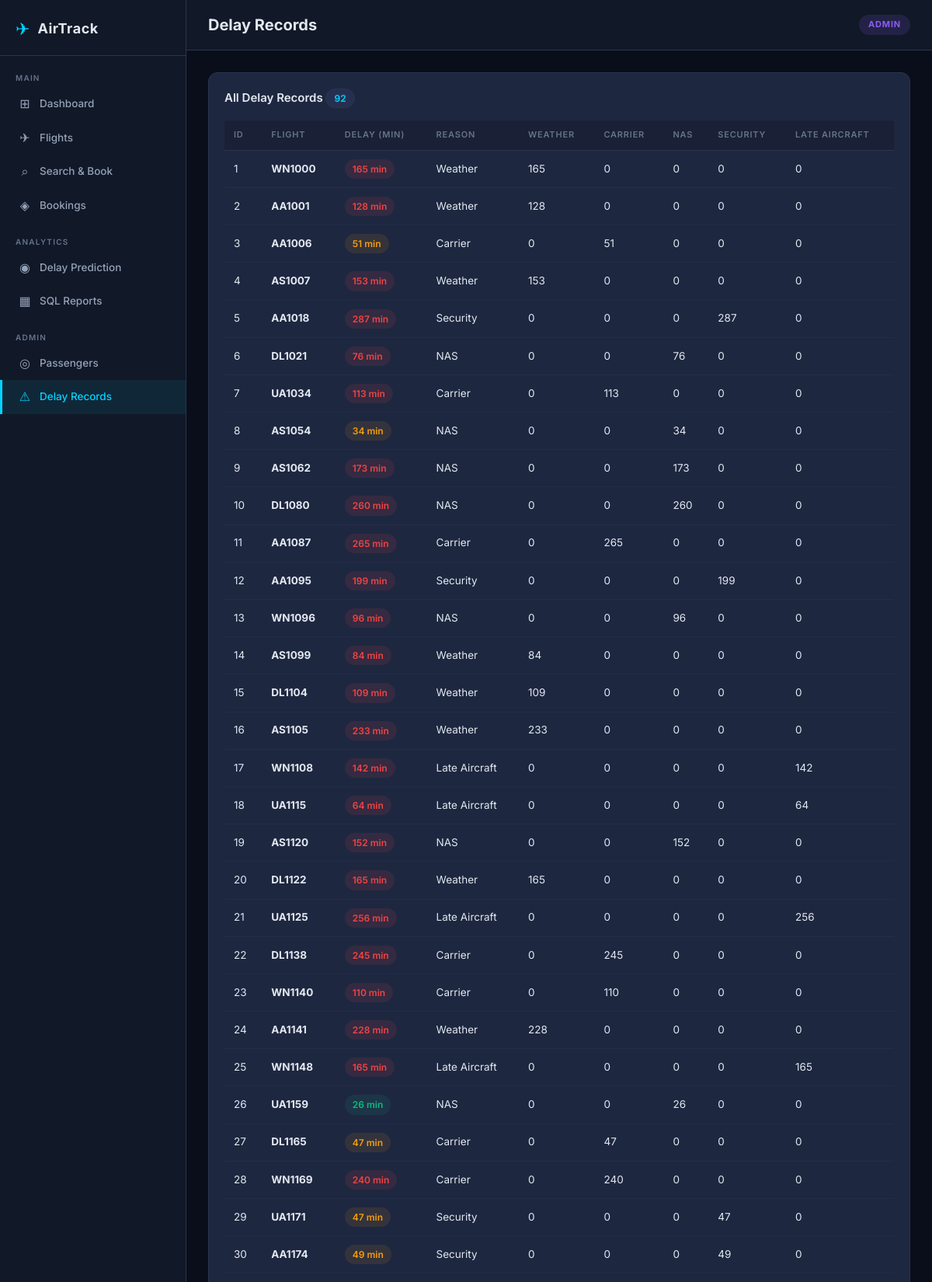
/delays (signed in, upper part), run on the app's committed database.
### models.py (models this page shows, shortened)
class User(db.Model, UserMixin):
    __tablename__ = 'Users'
    user_id = db.Column(db.Integer, primary_key=True, autoincrement=True)
    username = db.Column(db.Text, unique=True, nullable=False)
    password = db.Column(db.Text, nullable=False)
    role = db.Column(db.Text, default='passenger')

class Delay(db.Model):
    __tablename__ = 'Delays'
    delay_id = db.Column(db.Integer, primary_key=True, autoincrement=True)
    flight_id = db.Column(db.Integer, db.ForeignKey('Flights.flight_id'))
    delay_minutes = db.Column(db.Integer)
    delay_reason = db.Column(db.Text)
    weather_delay = db.Column(db.Integer, default=0)
    carrier_delay = db.Column(db.Integer, default=0)
    nas_delay = db.Column(db.Integer, default=0)
    security_delay = db.Column(db.Integer, default=0)
    late_aircraft_delay = db.Column(db.Integer, default=0)

class Flight(db.Model):
    __tablename__ = 'Flights'
    flight_id = db.Column(db.Integer, primary_key=True, autoincrement=True)
    flight_number = db.Column(db.Text, nullable=False)
    airline_id = db.Column(db.Integer, db.ForeignKey('Airlines.airline_id'))
    origin_airport = db.Column(db.Integer, db.ForeignKey('Airports.airport_id'))
    dest_airport = db.Column(db.Integer, db.ForeignKey('Airports.airport_id'))
    scheduled_departure = db.Column(db.Text)
    scheduled_arrival = db.Column(db.Text)
    status = db.Column(db.Text, default='On Time')
    origin = db.relationship('Airport', foreign_keys=[origin_airport], backref='departing_flights')
    destination = db.relationship('Airport', foreign_keys=[dest_airport], backref='arriving_flights')
    delays = db.relationship('Delay', backref='flight', lazy=True)
    tickets = db.relationship('Ticket', backref='flight', lazy=True)

### app.py (the view)
@app.route('/delays')
@login_required
@admin_required
def delays():
    all_delays = Delay.query.all()
    return render_template('delays.html', delays=all_delays)

### app.py (called while the page is built)
@login_manager.user_loader
def load_user(user_id):
    return User.query.get(int(user_id))

def admin_required(f):
    from functools import wraps
    @wraps(f)
    def decorated(*args, **kwargs):
        if not current_user.is_authenticated or current_user.role != 'admin':
            flash('Admin access required.', 'danger')
            return redirect(url_for('dashboard'))
        return f(*args, **kwargs)
    return decorated

### templates/delays.html (shortened to what this page needs)
{% extends 'base.html' %}
{% block page_title %}Delay Records{% endblock %}
{% block content %}
<div class="section-card">
    <div class="panel-header">
        <h3>All Delay Records <span class="count-badge">{{ delays|length }}</span></h3>
    </div>
    <div class="table-wrapper">
        <table class="table">
            <thead>
                <tr>
                    <th>ID</th>
                    <th>Flight</th>
                    <th>Delay (min)</th>
                    <th>Reason</th>
                    <th>Weather</th>
                    <th>Carrier</th>
                    <th>NAS</th>
                    <th>Security</th>
                    <th>Late Aircraft</th>
                </tr>
            </thead>
            <tbody>
                {% for d in delays %}
                <tr>
                    <td>{{ d.delay_id }}</td>
                    <td><strong>{{ d.flight.flight_number if d.flight else '—' }}</strong></td>
                    <td>
                        <span class="delay-badge {% if d.delay_minutes > 60 %}delay-severe{% elif d.delay_minutes > 30 %}delay-moderate{% else %}delay-minor{% endif %}">
                            {{ d.delay_minutes }} min
                        </span>
                    </td>
                    <td>{{ d.delay_reason }}</td>
                    <td>{{ d.weather_delay }}</td>
                    <td>{{ d.carrier_delay }}</td>
                    <td>{{ d.nas_delay }}</td>
                    <td>{{ d.security_delay }}</td>
                    <td>{{ d.late_aircraft_delay }}</td>
                </tr>
                {% else %}
                <tr><td colspan="9" class="text-muted">No delay records found.</td></tr>
                {% endfor %}
            </tbody>
        </table>
    </div>
</div>
{% endblock %}

### templates/base.html (shortened to what this page needs)
<!DOCTYPE html>
<html lang="en">
<head>
    <link rel="stylesheet" href="{{ url_for('static', filename='style.css') }}">
</head>
<body>
{% if current_user.is_authenticated %}
<div class="layout">
    <aside class="sidebar">
        <div class="sidebar-brand">
            <span class="brand-icon">✈</span>
            <span class="brand-text">AirTrack</span>
        </div>
        <nav class="sidebar-nav">
            <div class="nav-section">
                <span class="nav-label">Main</span>
                <a href="{{ url_for('dashboard') }}" class="nav-item {% if request.endpoint == 'dashboard' %}active{% endif %}">
                    <span class="nav-icon">⊞</span> Dashboard
                </a>
                <a href="{{ url_for('flights') }}" class="nav-item {% if request.endpoint in ['flights','edit_flight'] %}active{% endif %}">
                    <span class="nav-icon">✈</span> Flights
                </a>
                <a href="{{ url_for('search_flights') }}" class="nav-item {% if request.endpoint == 'search_flights' %}active{% endif %}">
                    <span class="nav-icon">⌕</span> Search & Book
                </a>
                <a href="{{ url_for('my_bookings') }}" class="nav-item {% if request.endpoint == 'my_bookings' %}active{% endif %}">
                    <span class="nav-icon">◈</span> Bookings
                </a>
            </div>
            <div class="nav-section">
                <span class="nav-label">Analytics</span>
                <a href="{{ url_for('predict_delay') }}" class="nav-item {% if request.endpoint == 'predict_delay' %}active{% endif %}">
                    <span class="nav-icon">◉</span> Delay Prediction
                </a>
                <a href="{{ url_for('reports') }}" class="nav-item {% if request.endpoint == 'reports' %}active{% endif %}">
                    <span class="nav-icon">▦</span> SQL Reports
                </a>
            </div>
            {% if current_user.role == 'admin' %}
            <div class="nav-section">
                <span class="nav-label">Admin</span>
                <a href="{{ url_for('passengers') }}" class="nav-item {% if request.endpoint == 'passengers' %}active{% endif %}">
                    <span class="nav-icon">◎</span> Passengers
                </a>
                <a href="{{ url_for('delays') }}" class="nav-item {% if request.endpoint == 'delays' %}active{% endif %}">
                    <span class="nav-icon">⚠</span> Delay Records
                </a>
            </div>
            {% endif %}
        </nav>
    </aside>
    <main class="main-content">
        <div class="top-bar">
            <div class="page-title">{% block page_title %}{% endblock %}</div>
            <div class="top-bar-right">
                <span class="role-badge role-{{ current_user.role }}">{{ current_user.role.title() }}</span>
            </div>
        </div>
        <div class="content">
            {% block content %}{% endblock %}
        </div>
    </main>
</div>
{% else %}
{% block auth_content %}{% endblock %}
{% endif %}
</body>
</html>

### static/style.css (style rules this page uses)
*, *::before, *::after { box-sizing: border-box; margin: 0; padding: 0; }
:root { --bg: #0a0e1a; --bg2: #111827; --bg3: #1a2035; --surface: #1e2740; --surface2: #253050; --border: #2a3550; --cyan: #00d4ff; --blue: #3b82f6; --blue-dark: #1d4ed8; --green: #10b981; --orange: #f59e0b; --red: #ef4444; --purple: #8b5cf6; --text: #e2e8f0; --text2: #94a3b8; --text3: #64748b; --sidebar-w: 240px; --radius: 8px; --radius-lg: 12px; --shadow: 0 4px 24px rgba(0,0,0,0.4); }
body { font-family: 'Inter', system-ui, sans-serif; background: var(--bg); color: var(--text); font-size: 14px; line-height: 1.6; min-height: 100vh; }
.layout { display: flex; min-height: 100vh; }
.sidebar { width: var(--sidebar-w); background: var(--bg2); border-right: 1px solid var(--border); display: flex; flex-direction: column; position: fixed; top: 0; left: 0; bottom: 0; overflow-y: auto; z-index: 100; }
.sidebar-brand { display: flex; align-items: center; gap: 10px; padding: 20px 20px 16px; border-bottom: 1px solid var(--border); }
.brand-icon { font-size: 22px; color: var(--cyan); }
.brand-text { font-size: 18px; font-weight: 700; color: var(--text); letter-spacing: 0.5px; }
.sidebar-nav { flex: 1; padding: 12px 0; }
.nav-section { margin-bottom: 8px; }
.nav-label { display: block; font-size: 10px; font-weight: 600; text-transform: uppercase; letter-spacing: 1.2px; color: var(--text3); padding: 8px 20px 4px; }
.nav-item { display: flex; align-items: center; gap: 10px; padding: 9px 20px; color: var(--text2); text-decoration: none; font-size: 13.5px; font-weight: 500; border-left: 3px solid transparent; transition: all 0.15s; }
.nav-item.active { background: rgba(0, 212, 255, 0.08); color: var(--cyan); border-left-color: var(--cyan); }
.nav-icon { font-size: 16px; width: 18px; text-align: center; }
.main-content { margin-left: var(--sidebar-w); flex: 1; display: flex; flex-direction: column; min-height: 100vh; }
.top-bar { display: flex; align-items: center; justify-content: space-between; padding: 16px 28px; background: var(--bg2); border-bottom: 1px solid var(--border); position: sticky; top: 0; z-index: 50; }
.page-title { font-size: 20px; font-weight: 700; color: var(--text); }
.content { padding: 28px; flex: 1; }
.section-card { background: var(--surface); border: 1px solid var(--border); border-radius: var(--radius-lg); padding: 20px; margin-bottom: 20px; }
.panel-header { display: flex; align-items: center; justify-content: space-between; margin-bottom: 16px; }
.panel-header h3 { font-size: 15px; font-weight: 600; color: var(--text); }
.table-wrapper { overflow-x: auto; }
.table { width: 100%; border-collapse: collapse; font-size: 13.5px; }
.table th { text-align: left; padding: 10px 12px; background: var(--bg3); color: var(--text3); font-size: 11px; font-weight: 600; text-transform: uppercase; letter-spacing: 0.8px; border-bottom: 1px solid var(--border); }
.table td { padding: 11px 12px; border-bottom: 1px solid rgba(42,53,80,0.5); color: var(--text); }
.count-badge { display: inline-block; background: var(--surface2); border: 1px solid var(--border); border-radius: 20px; padding: 2px 10px; font-size: 12px; font-weight: 600; color: var(--cyan); }
.delay-badge { display: inline-block; padding: 3px 10px; border-radius: 20px; font-size: 12px; font-weight: 600; }
.delay-minor { background: rgba(16,185,129,.1); color: var(--green); }
.delay-moderate { background: rgba(245,158,11,.1); color: var(--orange); }
.delay-severe { background: rgba(239,68,68,.1); color: var(--red); }
.role-badge { padding: 4px 12px; border-radius: 20px; font-size: 11px; font-weight: 700; text-transform: uppercase; letter-spacing: 0.8px; }
.role-admin { background: rgba(139,92,246,.15); color: var(--purple); }
.top-bar-right { display: flex; align-items: center; gap: 12px; }

### data on the page
User: role "ADMIN"
Delay: delay_id "1", flight "WN1000", delay_minutes "165", delay_reason "Weather", weather_delay "165", carrier_delay "0", nas_delay "0", security_delay "0", late_aircraft_delay "0"
Delay: delay_id "2", flight "AA1001", delay_minutes "128", delay_reason "Weather", weather_delay "128", carrier_delay "0", nas_delay "0", security_delay "0", late_aircraft_delay "0"
Delay: delay_id "3", flight "AA1006", delay_minutes "51", delay_reason "Carrier", weather_delay "0", carrier_delay "51", nas_delay "0", security_delay "0", late_aircraft_delay "0"
Delay: delay_id "4", flight "AS1007", delay_minutes "153", delay_reason "Weather", weather_delay "153", carrier_delay "0", nas_delay "0", security_delay "0", late_aircraft_delay "0"
Delay: delay_id "5", flight "AA1018", delay_minutes "287", delay_reason "Security", weather_delay "0", carrier_delay "0", nas_delay "0", security_delay "287", late_aircraft_delay "0"
Delay: delay_id "6", flight "DL1021", delay_minutes "76", delay_reason "NAS", weather_delay "0", carrier_delay "0", nas_delay "76", security_delay "0", late_aircraft_delay "0"
Delay: delay_id "7", flight "UA1034", delay_minutes "113", delay_reason "Carrier", weather_delay "0", carrier_delay "113", nas_delay "0", security_delay "0", late_aircraft_delay "0"
Delay: delay_id "8", flight "AS1054", delay_minutes "34", delay_reason "NAS", weather_delay "0", carrier_delay "0", nas_delay "34", security_delay "0", late_aircraft_delay "0"
Delay: delay_id "9", flight "AS1062", delay_minutes "173", delay_reason "NAS", weather_delay "0", carrier_delay "0", nas_delay "173", security_delay "0", late_aircraft_delay "0"
Delay: delay_id "10", flight "DL1080", delay_minutes "260", delay_reason "NAS", weather_delay "0", carrier_delay "0", nas_delay "260", security_delay "0", late_aircraft_delay "0"
Delay: delay_id "11", flight "AA1087", delay_minutes "265", delay_reason "Carrier", weather_delay "0", carrier_delay "265", nas_delay "0", security_delay "0", late_aircraft_delay "0"
Delay: delay_id "12", flight "AA1095", delay_minutes "199", delay_reason "Security", weather_delay "0", carrier_delay "0", nas_delay "0", security_delay "199", late_aircraft_delay "0"
Delay: delay_id "13", flight "WN1096", delay_minutes "96", delay_reason "NAS", weather_delay "0", carrier_delay "0", nas_delay "96", security_delay "0", late_aircraft_delay "0"
Delay: delay_id "14", flight "AS1099", delay_minutes "84", delay_reason "Weather", weather_delay "84", carrier_delay "0", nas_delay "0", security_delay "0", late_aircraft_delay "0"
Delay: delay_id "15", flight "DL1104", delay_minutes "109", delay_reason "Weather", weather_delay "109", carrier_delay "0", nas_delay "0", security_delay "0", late_aircraft_delay "0"
Delay: delay_id "16", flight "AS1105", delay_minutes "233", delay_reason "Weather", weather_delay "233", carrier_delay "0", nas_delay "0", security_delay "0", late_aircraft_delay "0"
Delay: delay_id "17", flight "WN1108", delay_minutes "142", delay_reason "Late Aircraft", weather_delay "0", carrier_delay "0", nas_delay "0", security_delay "0", late_aircraft_delay "142"
Delay: delay_id "18", flight "UA1115", delay_minutes "64", delay_reason "Late Aircraft", weather_delay "0", carrier_delay "0", nas_delay "0", security_delay "0", late_aircraft_delay "64"
Delay: delay_id "19", flight "AS1120", delay_minutes "152", delay_reason "NAS", weather_delay "0", carrier_delay "0", nas_delay "152", security_delay "0", late_aircraft_delay "0"
Delay: delay_id "20", flight "DL1122", delay_minutes "165", delay_reason "Weather", weather_delay "165", carrier_delay "0", nas_delay "0", security_delay "0", late_aircraft_delay "0"
Delay: delay_id "21", flight "UA1125", delay_minutes "256", delay_reason "Late Aircraft", weather_delay "0", carrier_delay "0", nas_delay "0", security_delay "0", late_aircraft_delay "256"
Delay: delay_id "22", flight "DL1138", delay_minutes "245", delay_reason "Carrier", weather_delay "0", carrier_delay "245", nas_delay "0", security_delay "0", late_aircraft_delay "0"
Delay: delay_id "23", flight "WN1140", delay_minutes "110", delay_reason "Carrier", weather_delay "0", carrier_delay "110", nas_delay "0", security_delay "0", late_aircraft_delay "0"
Delay: delay_id "24", flight "AA1141", delay_minutes "228", delay_reason "Weather", weather_delay "228", carrier_delay "0", nas_delay "0", security_delay "0", late_aircraft_delay "0"
Delay: delay_id "25", flight "WN1148", delay_minutes "165", delay_reason "Late Aircraft", weather_delay "0", carrier_delay "0", nas_delay "0", security_delay "0", late_aircraft_delay "165"
Delay: delay_id "26", flight "UA1159", delay_minutes "26", delay_reason "NAS", weather_delay "0", carrier_delay "0", nas_delay "26", security_delay "0", late_aircraft_delay "0"
Delay: delay_id "27", flight "DL1165", delay_minutes "47", delay_reason "Carrier", weather_delay "0", carrier_delay "47", nas_delay "0", security_delay "0", late_aircraft_delay "0"
Delay: delay_id "28", flight "WN1169", delay_minutes "240", delay_reason "Carrier", weather_delay "0", carrier_delay "240", nas_delay "0", security_delay "0", late_aircraft_delay "0"
Delay: delay_id "29", flight "UA1171", delay_minutes "47", delay_reason "Security", weather_delay "0", carrier_delay "0", nas_delay "0", security_delay "47", late_aircraft_delay "0"
Delay: delay_id "30", flight "AA1174", delay_minutes "49", delay_reason "Security", weather_delay "0", carrier_delay "0", nas_delay "0", security_delay "49", late_aircraft_delay "0"

### other printed values
{{ delays|length }} "92"
